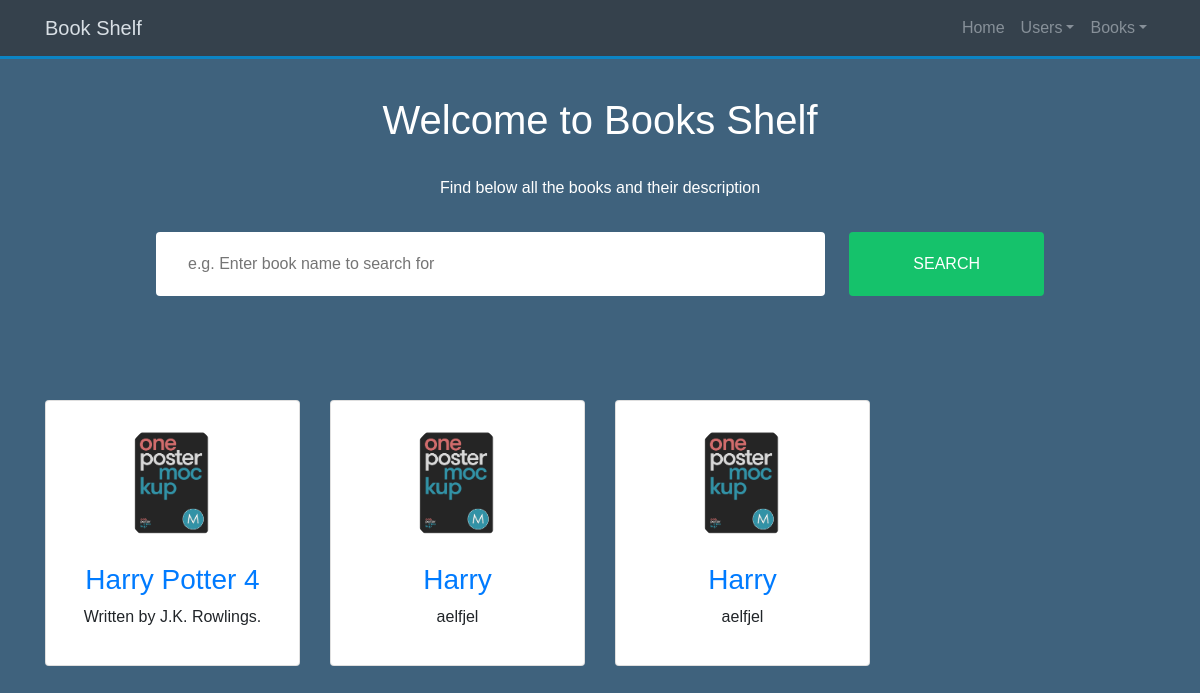
Page /products on the committed database.
### database_setup.py (models this page shows, shortened)
class Books(Base):
    __tablename__ = "books"
    name = Column(String(80), nullable=False)
    id = Column(Integer, primary_key=True, autoincrement=True)
    description = Column(String(250))
    img_url = Column(String(250))

### flask_app.py (the view)
@app.route("/")
@app.route('/products')
def homePage():
    DBSession = sessionmaker(bind=engine)
    session = DBSession()
    books = session.query(Books).all()
    return render_template('index.html', books=books)

### templates/index.html
{% extends 'base.html' %}
{% block search_bar %}
    {{ super() }}
{% endblock %}
{% block content %}
    <section id="authors" class="my-5 text-center">
    {% if books|length>0 %}
      <div class="container">
          <div class="row">
            {% for i in books %}
              <div class="col-lg-3 col-md-6 mt-4">
                <div class="card">
                  <div class="card-body">
                    <img src="{{ url_for('static', filename='img/book.png') }}" alt="" class="img-fluid rounded-circle w-50 mb-3">
                    <h3><a href = "{{url_for('viewBookById', book_id = i.id) }}">{{i.name}}</a></h3>
                    <p>{{i.description}}</p>
                  </div>
                </div>
              </div>
            {% endfor %}
          </div>
        </div>
      {% else %}
          <p style="color:white">No Records found.</p>
      {% endif %}
      </section>
    <br><br>
{% endblock %}

### static/css/style.css (style rules this page uses)
body { background-color: #3f627d; font-family: OpenSans, sans-serif; margin: 0; padding: 0; }

### rows in the picture
Books: name "Harry Potter 4", description "Written by J.K. Rowlings."
Books: name "Harry", description "aelfjel"
Books: name "Harry", description "aelfjel"
